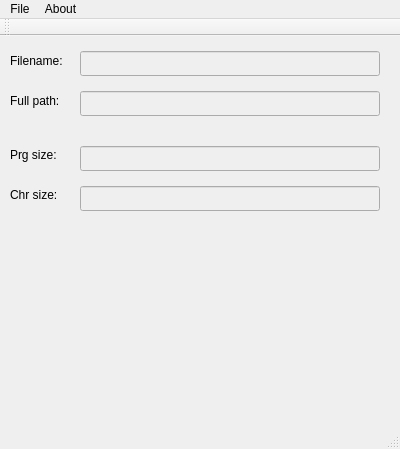
<?xml version="1.0" encoding="UTF-8"?>
<ui version="4.0">
 <class>MainWindow</class>
 <widget class="QMainWindow" name="MainWindow">
  <property name="geometry">
   <rect>
    <x>0</x>
    <y>0</y>
    <width>400</width>
    <height>449</height>
   </rect>
  </property>
  <property name="windowTitle">
   <string>ALF::nes_header_editor</string>
  </property>
  <widget class="QWidget" name="centralWidget">
   <widget class="QLabel" name="label">
    <property name="geometry">
     <rect>
      <x>10</x>
      <y>15</y>
      <width>65</width>
      <height>20</height>
     </rect>
    </property>
    <property name="text">
     <string>Filename:</string>
    </property>
   </widget>
   <widget class="QLabel" name="label_2">
    <property name="geometry">
     <rect>
      <x>10</x>
      <y>55</y>
      <width>71</width>
      <height>20</height>
     </rect>
    </property>
    <property name="text">
     <string>Full path:</string>
    </property>
   </widget>
   <widget class="QLabel" name="label_3">
    <property name="geometry">
     <rect>
      <x>10</x>
      <y>110</y>
      <width>67</width>
      <height>17</height>
     </rect>
    </property>
    <property name="text">
     <string>Prg size:</string>
    </property>
   </widget>
   <widget class="QLabel" name="label_4">
    <property name="geometry">
     <rect>
      <x>10</x>
      <y>150</y>
      <width>67</width>
      <height>17</height>
     </rect>
    </property>
    <property name="text">
     <string>Chr size:</string>
    </property>
   </widget>
   <widget class="QLineEdit" name="text_prg_size">
    <property name="enabled">
     <bool>false</bool>
    </property>
    <property name="geometry">
     <rect>
      <x>80</x>
      <y>110</y>
      <width>300</width>
      <height>25</height>
     </rect>
    </property>
   </widget>
   <widget class="QLineEdit" name="text_filename">
    <property name="enabled">
     <bool>false</bool>
    </property>
    <property name="geometry">
     <rect>
      <x>80</x>
      <y>15</y>
      <width>300</width>
      <height>25</height>
     </rect>
    </property>
   </widget>
   <widget class="QLineEdit" name="text_fullpath">
    <property name="enabled">
     <bool>false</bool>
    </property>
    <property name="geometry">
     <rect>
      <x>80</x>
      <y>55</y>
      <width>300</width>
      <height>25</height>
     </rect>
    </property>
   </widget>
   <widget class="QLineEdit" name="text_chr_size">
    <property name="enabled">
     <bool>false</bool>
    </property>
    <property name="geometry">
     <rect>
      <x>80</x>
      <y>150</y>
      <width>300</width>
      <height>25</height>
     </rect>
    </property>
   </widget>
  </widget>
  <widget class="QMenuBar" name="menuBar">
   <property name="geometry">
    <rect>
     <x>0</x>
     <y>0</y>
     <width>400</width>
     <height>22</height>
    </rect>
   </property>
   <widget class="QMenu" name="menuFile">
    <property name="title">
     <string>File</string>
    </property>
    <addaction name="actionOpen"/>
    <addaction name="actionSave"/>
    <addaction name="separator"/>
    <addaction name="separator"/>
    <addaction name="actionClose"/>
   </widget>
   <widget class="QMenu" name="menuAbout">
    <property name="title">
     <string>About</string>
    </property>
    <addaction name="actionAbout"/>
   </widget>
   <addaction name="menuFile"/>
   <addaction name="menuAbout"/>
  </widget>
  <widget class="QToolBar" name="mainToolBar">
   <attribute name="toolBarArea">
    <enum>TopToolBarArea</enum>
   </attribute>
   <attribute name="toolBarBreak">
    <bool>false</bool>
   </attribute>
  </widget>
  <widget class="QStatusBar" name="statusBar"/>
  <action name="actionOpen">
   <property name="text">
    <string>Open</string>
   </property>
  </action>
  <action name="actionClose">
   <property name="text">
    <string>Close</string>
   </property>
  </action>
  <action name="actionAbout">
   <property name="text">
    <string>About</string>
   </property>
  </action>
  <action name="actionSave">
   <property name="enabled">
    <bool>false</bool>
   </property>
   <property name="text">
    <string>Save</string>
   </property>
  </action>
 </widget>
 <layoutdefault spacing="6" margin="11"/>
 <resources/>
 <connections/>
</ui>
